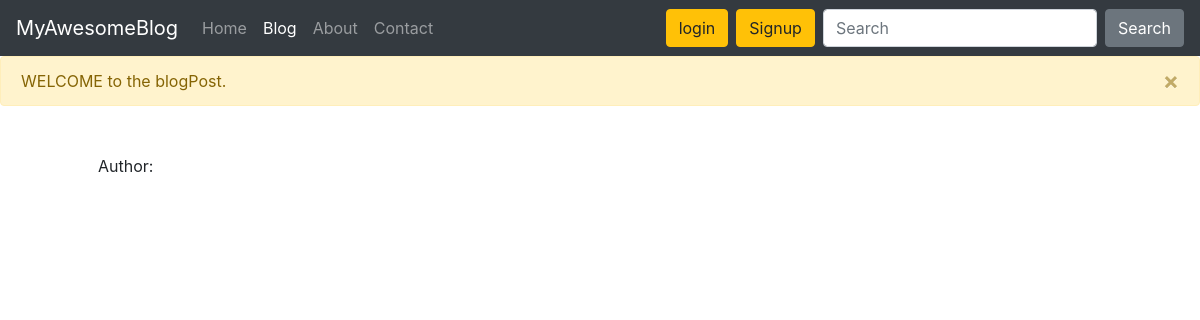
/blog/Trending-Framwork, run on an earlier commit of the app's database.
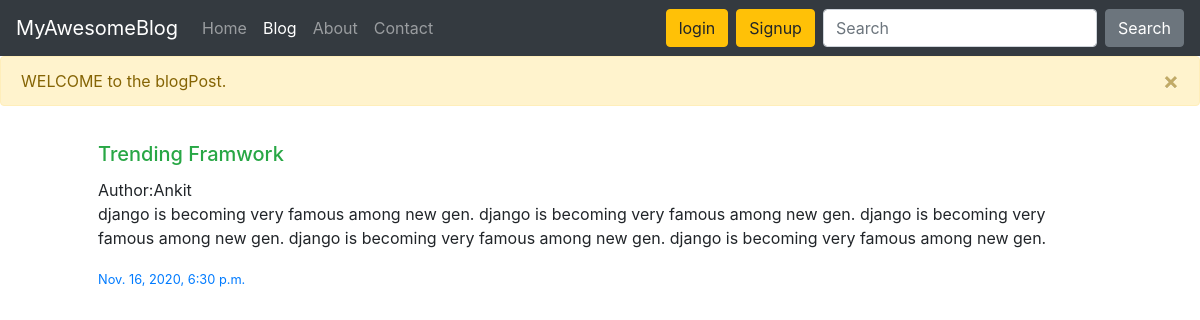
And on a later commit of the database.
### myBlogApp/models.py (models this page shows, shortened)
class Post(models.Model):
  sno = models.AutoField(primary_key=True)
  title = models.CharField(max_length=255)
  category = models.CharField(max_length=25)
  content = models.CharField(max_length=1000)
  slug = models.CharField(max_length=50)
  author = models.CharField(max_length=12)
  timeStamp = models.DateTimeField(blank=True)

### myBlogApp/views.py (the view)
# urls.py: path('<str:slug>', views.blogPost, name='blogpost')
def blogPost(request, slug):
  post = Post.objects.filter(slug=slug).first()
  context = {'post': post}
  messages.warning(request, 'WELCOME to the blogPost.')
  return render(request, 'blogApp/blogPost.html', context)

### templates/blogApp/blogPost.html (shortened to what this page needs)
{% extends 'base.html' %}
{% block blogactive %}active{% endblock blogactive %}
{% block body %}
  <div class="container px-5">
    <div class="card-body">
      <h5 class="card-title text-success">{{post.title}}</h5>
      <p class="m-0"> Author:{{post.author}}</p>
      <p class="card-text">{{post.content}}</p>
      <p class="card-text "><small class="text-primary">{{post.timeStamp}}</small></p>
      </div>
</div>
{% endblock body %}

What changed in the data, as far as the page shows it:
added Post: title "Trending Framwork", author "Ankit", content "django is becoming very famous among new gen. django is becoming very famous among new gen. django is becoming very famous among new gen. django is becoming very famous among new gen. django is becoming very famous among new gen.", timeStamp "Nov. 16, 2020, 6:30 p.m."
